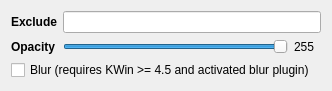
            <widget class="QWidget" name="argbSupport">
             <property name="geometry">
              <rect>
               <x>0</x>
               <y>0</y>
               <width>305</width>
               <height>83</height>
              </rect>
             </property>
             <attribute name="label">
              <string>Translucent Windows (Experimental!)</string>
             </attribute>
             <layout class="QGridLayout" name="gridLayout_31">
              <item row="0" column="0">
               <widget class="QLabel" name="label_39">
                <property name="font">
                 <font>
                  <weight>75</weight>
                  <bold>true</bold>
                 </font>
                </property>
                <property name="text">
                 <string>Exclude</string>
                </property>
               </widget>
              </item>
              <item row="0" column="1" colspan="3">
               <widget class="QLineEdit" name="argbBlacklist"/>
              </item>
              <item row="1" column="0">
               <widget class="QLabel" name="bgOpacityLabel">
                <property name="font">
                 <font>
                  <weight>75</weight>
                  <bold>true</bold>
                 </font>
                </property>
                <property name="text">
                 <string>Opacity</string>
                </property>
               </widget>
              </item>
              <item row="1" column="1">
               <widget class="QSlider" name="argbOpacity">
                <property name="maximum">
                 <number>255</number>
                </property>
                <property name="value">
                 <number>255</number>
                </property>
                <property name="orientation">
                 <enum>Qt::Horizontal</enum>
                </property>
               </widget>
              </item>
              <item row="1" column="2">
               <widget class="QLabel" name="bgOpacityNumber">
                <property name="text">
                 <string>255</string>
                </property>
               </widget>
              </item>
              <item row="2" column="0" colspan="3">
               <widget class="QCheckBox" name="argbBlur">
                <property name="text">
                 <string>Blur (requires KWin &gt;= 4.5 and activated blur plugin)</string>
                </property>
               </widget>
              </item>
             </layout>
            </widget>
